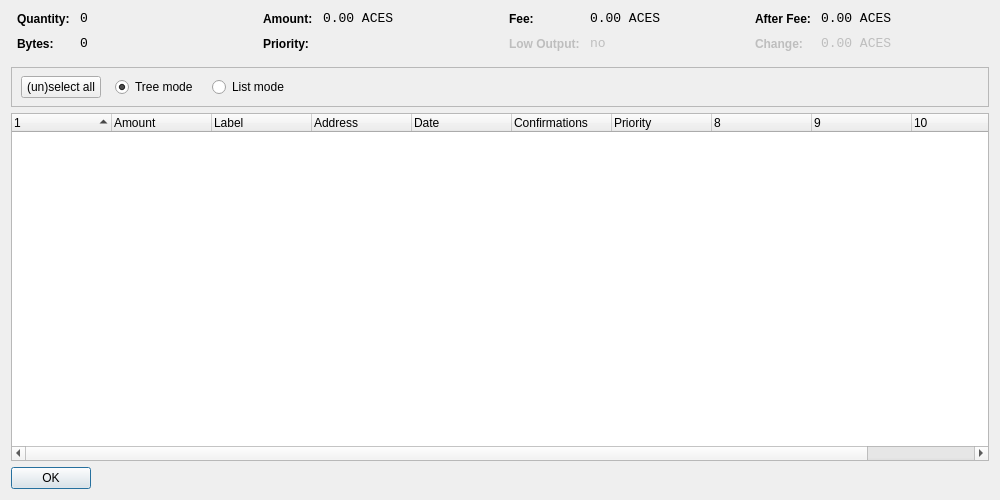
<?xml version="1.0" encoding="UTF-8"?>
<ui version="4.0">
 <class>CoinControlDialog</class>
 <widget class="QDialog" name="CoinControlDialog">
  <property name="geometry">
   <rect>
    <x>0</x>
    <y>0</y>
    <width>1000</width>
    <height>500</height>
   </rect>
  </property>
  <property name="windowTitle">
   <string>Coin Control</string>
  </property>
  <layout class="QVBoxLayout" name="verticalLayout">
   <item>
    <layout class="QHBoxLayout" name="horizontalLayoutTop" stretch="0,0,0,0">
     <property name="topMargin">
      <number>0</number>
     </property>
     <property name="bottomMargin">
      <number>10</number>
     </property>
     <item>
      <layout class="QFormLayout" name="formLayoutCoinControl1">
       <property name="horizontalSpacing">
        <number>10</number>
       </property>
       <property name="verticalSpacing">
        <number>10</number>
       </property>
       <property name="leftMargin">
        <number>6</number>
       </property>
       <property name="rightMargin">
        <number>6</number>
       </property>
       <item row="0" column="0">
        <widget class="QLabel" name="labelCoinControlQuantityText">
         <property name="styleSheet">
          <string notr="true">font-weight:bold;</string>
         </property>
         <property name="text">
          <string>Quantity:</string>
         </property>
        </widget>
       </item>
       <item row="0" column="1">
        <widget class="QLabel" name="labelCoinControlQuantity">
         <property name="font">
          <font>
           <family>Monospace</family>
           <pointsize>10</pointsize>
          </font>
         </property>
         <property name="cursor">
          <cursorShape>IBeamCursor</cursorShape>
         </property>
         <property name="contextMenuPolicy">
          <enum>Qt::ActionsContextMenu</enum>
         </property>
         <property name="text">
          <string notr="true">0</string>
         </property>
         <property name="textInteractionFlags">
          <set>Qt::LinksAccessibleByMouse|Qt::TextSelectableByKeyboard|Qt::TextSelectableByMouse</set>
         </property>
        </widget>
       </item>
       <item row="1" column="0">
        <widget class="QLabel" name="labelCoinControlBytesText">
         <property name="styleSheet">
          <string notr="true">font-weight:bold;</string>
         </property>
         <property name="text">
          <string>Bytes:</string>
         </property>
        </widget>
       </item>
       <item row="1" column="1">
        <widget class="QLabel" name="labelCoinControlBytes">
         <property name="font">
          <font>
           <family>Monospace</family>
           <pointsize>10</pointsize>
          </font>
         </property>
         <property name="cursor">
          <cursorShape>IBeamCursor</cursorShape>
         </property>
         <property name="contextMenuPolicy">
          <enum>Qt::ActionsContextMenu</enum>
         </property>
         <property name="text">
          <string notr="true">0</string>
         </property>
         <property name="textInteractionFlags">
          <set>Qt::LinksAccessibleByMouse|Qt::TextSelectableByKeyboard|Qt::TextSelectableByMouse</set>
         </property>
        </widget>
       </item>
      </layout>
     </item>
     <item>
      <layout class="QFormLayout" name="formLayoutCoinControl2">
       <property name="horizontalSpacing">
        <number>10</number>
       </property>
       <property name="verticalSpacing">
        <number>10</number>
       </property>
       <property name="leftMargin">
        <number>6</number>
       </property>
       <property name="rightMargin">
        <number>6</number>
       </property>
       <item row="0" column="0">
        <widget class="QLabel" name="labelCoinControlAmountText">
         <property name="styleSheet">
          <string notr="true">font-weight:bold;</string>
         </property>
         <property name="text">
          <string>Amount:</string>
         </property>
        </widget>
       </item>
       <item row="0" column="1">
        <widget class="QLabel" name="labelCoinControlAmount">
         <property name="font">
          <font>
           <family>Monospace</family>
           <pointsize>10</pointsize>
          </font>
         </property>
         <property name="cursor">
          <cursorShape>IBeamCursor</cursorShape>
         </property>
         <property name="contextMenuPolicy">
          <enum>Qt::ActionsContextMenu</enum>
         </property>
         <property name="text">
          <string notr="true">0.00 ACES</string>
         </property>
         <property name="textInteractionFlags">
          <set>Qt::LinksAccessibleByMouse|Qt::TextSelectableByKeyboard|Qt::TextSelectableByMouse</set>
         </property>
        </widget>
       </item>
       <item row="1" column="0">
        <widget class="QLabel" name="labelCoinControlPriorityText">
         <property name="styleSheet">
          <string notr="true">font-weight:bold;</string>
         </property>
         <property name="text">
          <string>Priority:</string>
         </property>
        </widget>
       </item>
       <item row="1" column="1">
        <widget class="QLabel" name="labelCoinControlPriority">
         <property name="font">
          <font>
           <family>Monospace</family>
           <pointsize>10</pointsize>
          </font>
         </property>
         <property name="cursor">
          <cursorShape>IBeamCursor</cursorShape>
         </property>
         <property name="contextMenuPolicy">
          <enum>Qt::ActionsContextMenu</enum>
         </property>
         <property name="text">
          <string/>
         </property>
         <property name="textInteractionFlags">
          <set>Qt::LinksAccessibleByMouse|Qt::TextSelectableByKeyboard|Qt::TextSelectableByMouse</set>
         </property>
        </widget>
       </item>
      </layout>
     </item>
     <item>
      <layout class="QFormLayout" name="formLayoutCoinControl3">
       <property name="horizontalSpacing">
        <number>10</number>
       </property>
       <property name="verticalSpacing">
        <number>10</number>
       </property>
       <property name="leftMargin">
        <number>6</number>
       </property>
       <property name="rightMargin">
        <number>6</number>
       </property>
       <item row="0" column="0">
        <widget class="QLabel" name="labelCoinControlFeeText">
         <property name="styleSheet">
          <string notr="true">font-weight:bold;</string>
         </property>
         <property name="text">
          <string>Fee:</string>
         </property>
        </widget>
       </item>
       <item row="0" column="1">
        <widget class="QLabel" name="labelCoinControlFee">
         <property name="font">
          <font>
           <family>Monospace</family>
           <pointsize>10</pointsize>
          </font>
         </property>
         <property name="cursor">
          <cursorShape>IBeamCursor</cursorShape>
         </property>
         <property name="contextMenuPolicy">
          <enum>Qt::ActionsContextMenu</enum>
         </property>
         <property name="text">
          <string notr="true">0.00 ACES</string>
         </property>
         <property name="textInteractionFlags">
          <set>Qt::LinksAccessibleByMouse|Qt::TextSelectableByKeyboard|Qt::TextSelectableByMouse</set>
         </property>
        </widget>
       </item>
       <item row="1" column="0">
        <widget class="QLabel" name="labelCoinControlLowOutputText">
         <property name="enabled">
          <bool>false</bool>
         </property>
         <property name="styleSheet">
          <string notr="true">font-weight:bold;</string>
         </property>
         <property name="text">
          <string>Low Output:</string>
         </property>
        </widget>
       </item>
       <item row="1" column="1">
        <widget class="QLabel" name="labelCoinControlLowOutput">
         <property name="enabled">
          <bool>false</bool>
         </property>
         <property name="font">
          <font>
           <family>Monospace</family>
           <pointsize>10</pointsize>
          </font>
         </property>
         <property name="cursor">
          <cursorShape>IBeamCursor</cursorShape>
         </property>
         <property name="contextMenuPolicy">
          <enum>Qt::ActionsContextMenu</enum>
         </property>
         <property name="text">
          <string notr="true">no</string>
         </property>
         <property name="textInteractionFlags">
          <set>Qt::LinksAccessibleByMouse|Qt::TextSelectableByKeyboard|Qt::TextSelectableByMouse</set>
         </property>
        </widget>
       </item>
      </layout>
     </item>
     <item>
      <layout class="QFormLayout" name="formLayoutCoinControl4">
       <property name="horizontalSpacing">
        <number>10</number>
       </property>
       <property name="verticalSpacing">
        <number>10</number>
       </property>
       <property name="leftMargin">
        <number>6</number>
       </property>
       <property name="rightMargin">
        <number>6</number>
       </property>
       <item row="0" column="0">
        <widget class="QLabel" name="labelCoinControlAfterFeeText">
         <property name="styleSheet">
          <string notr="true">font-weight:bold;</string>
         </property>
         <property name="text">
          <string>After Fee:</string>
         </property>
        </widget>
       </item>
       <item row="0" column="1">
        <widget class="QLabel" name="labelCoinControlAfterFee">
         <property name="font">
          <font>
           <family>Monospace</family>
           <pointsize>10</pointsize>
          </font>
         </property>
         <property name="cursor">
          <cursorShape>IBeamCursor</cursorShape>
         </property>
         <property name="contextMenuPolicy">
          <enum>Qt::ActionsContextMenu</enum>
         </property>
         <property name="text">
          <string notr="true">0.00 ACES</string>
         </property>
         <property name="textInteractionFlags">
          <set>Qt::LinksAccessibleByMouse|Qt::TextSelectableByKeyboard|Qt::TextSelectableByMouse</set>
         </property>
        </widget>
       </item>
       <item row="1" column="0">
        <widget class="QLabel" name="labelCoinControlChangeText">
         <property name="enabled">
          <bool>false</bool>
         </property>
         <property name="styleSheet">
          <string notr="true">font-weight:bold;</string>
         </property>
         <property name="text">
          <string>Change:</string>
         </property>
        </widget>
       </item>
       <item row="1" column="1">
        <widget class="QLabel" name="labelCoinControlChange">
         <property name="enabled">
          <bool>false</bool>
         </property>
         <property name="font">
          <font>
           <family>Monospace</family>
           <pointsize>10</pointsize>
          </font>
         </property>
         <property name="cursor">
          <cursorShape>IBeamCursor</cursorShape>
         </property>
         <property name="contextMenuPolicy">
          <enum>Qt::ActionsContextMenu</enum>
         </property>
         <property name="text">
          <string notr="true">0.00 ACES</string>
         </property>
         <property name="textInteractionFlags">
          <set>Qt::LinksAccessibleByMouse|Qt::TextSelectableByKeyboard|Qt::TextSelectableByMouse</set>
         </property>
        </widget>
       </item>
      </layout>
     </item>
    </layout>
   </item>
   <item>
    <widget class="QFrame" name="frame">
     <property name="minimumSize">
      <size>
       <width>0</width>
       <height>40</height>
      </size>
     </property>
     <property name="frameShape">
      <enum>QFrame::StyledPanel</enum>
     </property>
     <property name="frameShadow">
      <enum>QFrame::Sunken</enum>
     </property>
     <widget class="QWidget" name="horizontalLayoutWidget">
      <property name="geometry">
       <rect>
        <x>10</x>
        <y>0</y>
        <width>781</width>
        <height>41</height>
       </rect>
      </property>
      <layout class="QHBoxLayout" name="horizontalLayoutPanel" stretch="0,0,0,0,0">
       <property name="spacing">
        <number>14</number>
       </property>
       <item>
        <widget class="QPushButton" name="pushButtonSelectAll">
         <property name="sizePolicy">
          <sizepolicy hsizetype="Maximum" vsizetype="Fixed">
           <horstretch>0</horstretch>
           <verstretch>0</verstretch>
          </sizepolicy>
         </property>
         <property name="text">
          <string>(un)select all</string>
         </property>
        </widget>
       </item>
       <item>
        <widget class="QRadioButton" name="radioTreeMode">
         <property name="sizePolicy">
          <sizepolicy hsizetype="Maximum" vsizetype="Fixed">
           <horstretch>0</horstretch>
           <verstretch>0</verstretch>
          </sizepolicy>
         </property>
         <property name="text">
          <string>Tree mode</string>
         </property>
         <property name="checked">
          <bool>true</bool>
         </property>
        </widget>
       </item>
       <item>
        <widget class="QRadioButton" name="radioListMode">
         <property name="sizePolicy">
          <sizepolicy hsizetype="Maximum" vsizetype="Fixed">
           <horstretch>0</horstretch>
           <verstretch>0</verstretch>
          </sizepolicy>
         </property>
         <property name="text">
          <string>List mode</string>
         </property>
        </widget>
       </item>
       <item>
        <spacer name="horizontalSpacer">
         <property name="orientation">
          <enum>Qt::Horizontal</enum>
         </property>
         <property name="sizeHint" stdset="0">
          <size>
           <width>40</width>
           <height>20</height>
          </size>
         </property>
        </spacer>
       </item>
      </layout>
     </widget>
    </widget>
   </item>
   <item>
    <widget class="CoinControlTreeWidget" name="treeWidget">
     <property name="contextMenuPolicy">
      <enum>Qt::CustomContextMenu</enum>
     </property>
     <property name="sortingEnabled">
      <bool>false</bool>
     </property>
     <property name="columnCount">
      <number>11</number>
     </property>
     <attribute name="headerShowSortIndicator" stdset="0">
      <bool>true</bool>
     </attribute>
     <attribute name="headerStretchLastSection">
      <bool>false</bool>
     </attribute>
     <column>
      <property name="text">
       <string/>
      </property>
     </column>
     <column>
      <property name="text">
       <string>Amount</string>
      </property>
     </column>
     <column>
      <property name="text">
       <string>Label</string>
      </property>
     </column>
     <column>
      <property name="text">
       <string>Address</string>
      </property>
     </column>
     <column>
      <property name="text">
       <string>Date</string>
      </property>
     </column>
     <column>
      <property name="text">
       <string>Confirmations</string>
      </property>
      <property name="toolTip">
       <string>Confirmed</string>
      </property>
     </column>
     <column>
      <property name="text">
       <string>Priority</string>
      </property>
     </column>
     <column>
      <property name="text">
       <string/>
      </property>
     </column>
     <column>
      <property name="text">
       <string/>
      </property>
     </column>
     <column>
      <property name="text">
       <string/>
      </property>
     </column>
     <column>
      <property name="text">
       <string/>
      </property>
     </column>
    </widget>
   </item>
   <item>
    <widget class="QDialogButtonBox" name="buttonBox">
     <property name="sizePolicy">
      <sizepolicy hsizetype="Maximum" vsizetype="Fixed">
       <horstretch>0</horstretch>
       <verstretch>0</verstretch>
      </sizepolicy>
     </property>
     <property name="orientation">
      <enum>Qt::Horizontal</enum>
     </property>
     <property name="standardButtons">
      <set>QDialogButtonBox::Ok</set>
     </property>
    </widget>
   </item>
  </layout>
 </widget>
 <customwidgets>
  <customwidget>
   <class>CoinControlTreeWidget</class>
   <extends>QTreeWidget</extends>
   <header>coincontroltreewidget.h</header>
  </customwidget>
 </customwidgets>
 <resources/>
 <connections/>
</ui>
